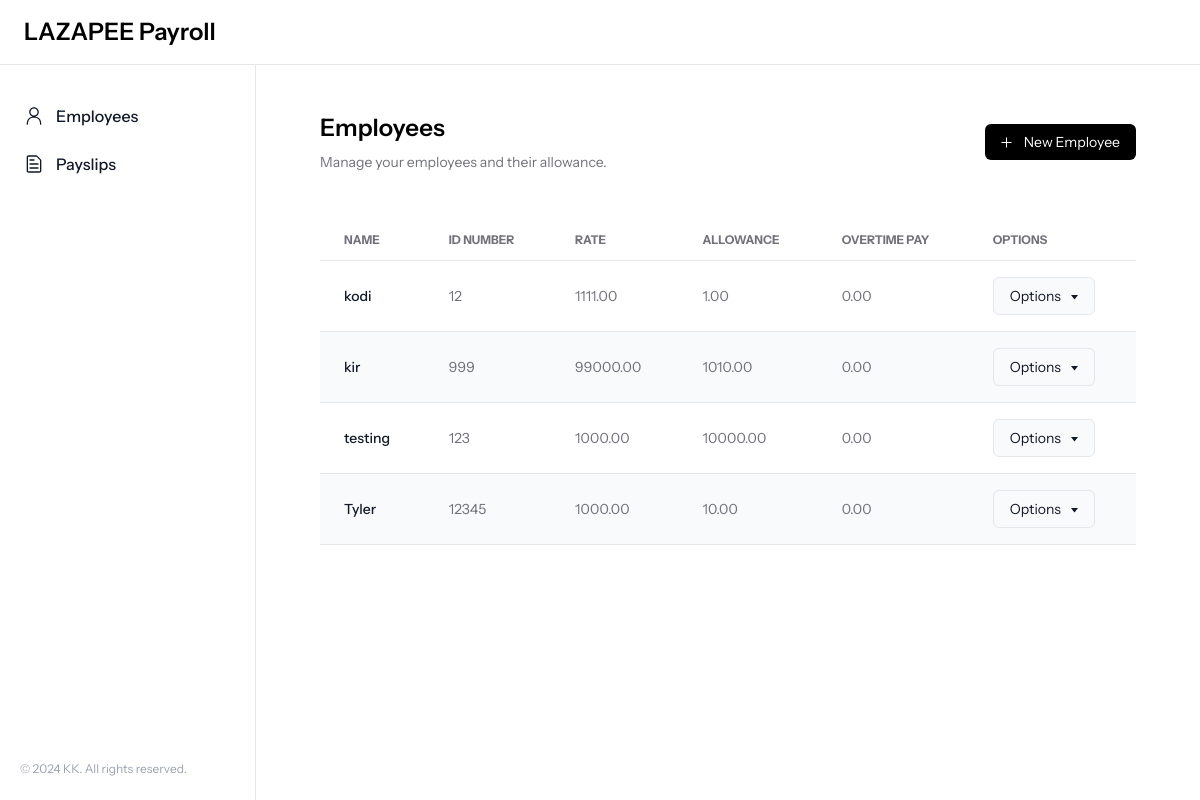
The page / on the database its author committed.
### payroll_app/models.py (models this page shows, shortened)
class Employee(models.Model):
    name = models.CharField(max_length=255)
    id_number = models.CharField(max_length=20, unique=True)
    rate = models.FloatField()
    overtime_pay = models.FloatField(null=True, blank=True)
    allowance = models.FloatField(null=True, blank=True)

### payroll_app/views.py (the view, shortened to what this page needs)
# urls.py: path('', views.employees, name='employees'),
def employees(request):
    employees_list = Employee.objects.all()
    context = {'employees': employees_list}
    return render(request, 'payroll_app/employees.html', context)

### payroll_app/templates/payroll_app/employees.html (shortened to what this page needs)
{% extends 'payroll_app/base.html' %}
{% load static %}
{% block content %}
<div class="flex items-center justify-between mb-12">
    <div>
        <span class="text-2xl font-semibold">Employees</span>
        <p class="text-sm pt-2 text-[#71717A]">Manage your employees and their allowance.</p>
    </div>
    <div>
        <a href="{% url 'create_employee' %}" class="flex items-center rounded-md text-sm bg-black text-white px-4 py-2 hover:bg-[#1B1B1B]">
            New Employee
        </a>
    </div>
</div>
<div class="relative overflow-x-auto">
    <table class="w-full text-sm text-left text-[#71717A]">
        <thead class="text-xs text-[#71717A] uppercase border-b">
            <tr>
                <th scope="col" class="px-6 py-3">
                    Name
                </th>
                <th scope="col" class="px-6 py-3">
                    ID Number
                </th>
                <th scope="col" class="px-6 py-3">
                    Rate
                </th>
                <th scope="col" class="px-6 py-3">
                    Allowance
                </th>
                <th scope="col" class="px-6 py-3">
                    Overtime Pay
                </th>
                <th scope="col" class="px-6 py-3">
                    Options
                </th>
            </tr>
        </thead>
        <tbody>
            {% for employee in employees %}
            <tr class="odd:bg-white even:bg-gray-50 border-b">
                <th scope="row" class="px-6 py-4 font-medium text-gray-900 whitespace-nowrap">
                    {{ employee.name }}
                </th>
                <td class="px-6 py-4">
                    {{ employee.id_number }}
                </td>
                <td class="px-6 py-4">
                    {{ employee.rate | floatformat:2 }}
                </td>
                <td class="px-6 py-4">
                    {{ employee.allowance | floatformat:2 }}
                </td>
                <td class="px-6 py-4">
                    {{ employee.overtime_pay | floatformat:2 }}
                </td>
                <td class="px-6 py-4">
                    <div class="relative">
                        <button onclick="toggleDropdown('{{ employee.id_number }}')" class="flex items-center bg-gray-50 border border-gray-200 px-4 py-2 rounded-md text-gray-900">
                            Options
                            <svg class="ml-1.5 -mr-1" width="15" height="15" viewBox="0 0 15 15" fill="none" xmlns="http://www.w3.org/2000/svg">
                                <path d="M4 6H11L7.5 10.5L4 6Z" fill="currentColor"></path>
                            </svg>
                        </button>
                    </div>
                </td>
            </tr>
            {% endfor %}
        </tbody>
    </table>
</div>
{% endblock %}

### payroll_app/templates/payroll_app/base.html (style rules this page uses)
body { font-family: "Instrument Sans", sans serif; }

### rows shown on the page
Employee: name "kodi", id_number "12", rate "1111.00", allowance "1.00", overtime_pay "0.00"
Employee: name "kir", id_number "999", rate "99000.00", allowance "1010.00", overtime_pay "0.00"
Employee: name "testing", id_number "123", rate "1000.00", allowance "10000.00", overtime_pay "0.00"
Employee: name "Tyler", id_number "12345", rate "1000.00", allowance "10.00", overtime_pay "0.00"
